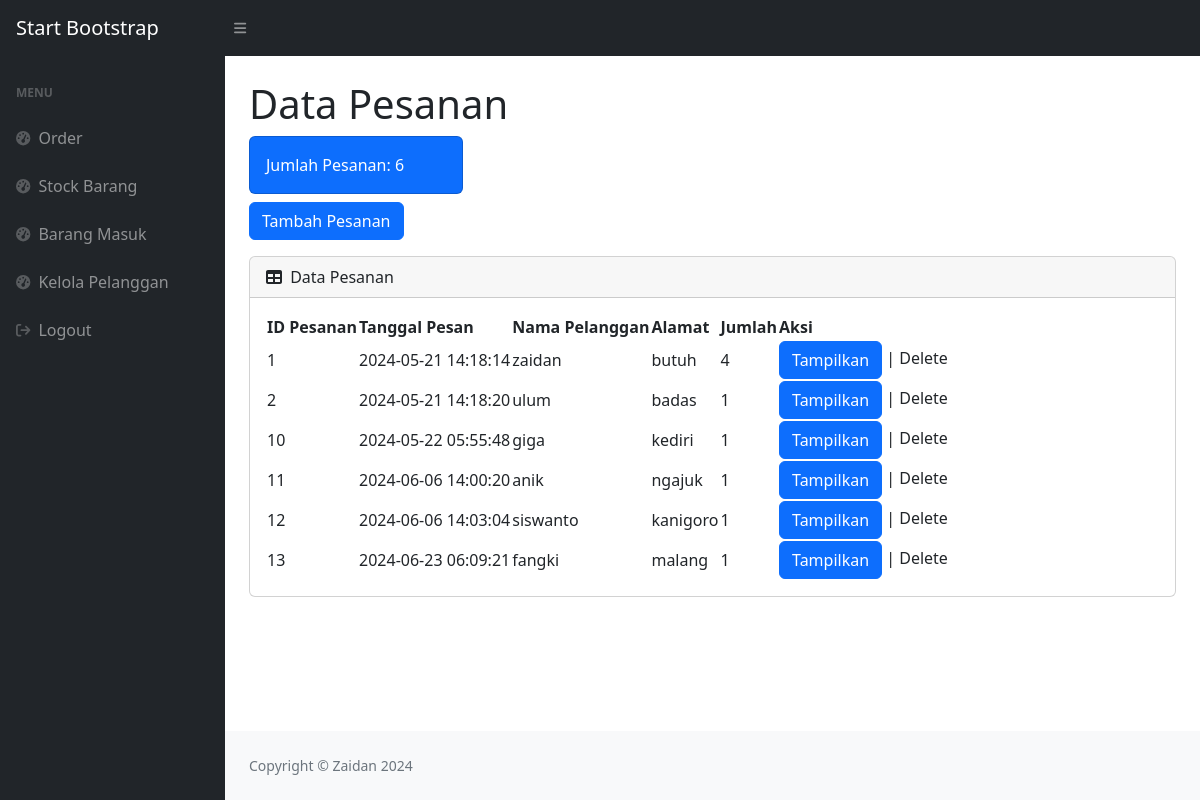
The app's page /index.php (signed in) with its own data.
### tables this page shows
CREATE TABLE `pesanan` (
  `id_pesanan` int NOT NULL,
  `tgl_pesan` timestamp NOT NULL DEFAULT CURRENT_TIMESTAMP,
  `id_pelanggan` int NOT NULL
);

CREATE TABLE `pelanggan` (
  `id_pelanggan` int NOT NULL,
  `nama_pelanggan` varchar(30) NOT NULL,
  `notelp` varchar(16) NOT NULL,
  `alamat` varchar(50) NOT NULL
);

### index.php (the view, shortened to what this page needs)
<?php
require 'ceklogin.php';
$h1 = mysqli_query($koneksi, "SELECT * FROM pesanan");
$h2 = mysqli_num_rows($h1);
?>
<!DOCTYPE html>
<html lang="en">
    <head>
        <link href="https://cdn.jsdelivr.net/npm/simple-datatables@7.1.2/dist/style.min.css" rel="stylesheet" />
        <link href="css/styles.css" rel="stylesheet" />
    </head>
    <body class="sb-nav-fixed">
        <nav class="sb-topnav navbar navbar-expand navbar-dark bg-dark">
            <a class="navbar-brand ps-3" href="index.php">Start Bootstrap</a>
            <button class="btn btn-link btn-sm order-1 order-lg-0 me-4 me-lg-0" id="sidebarToggle" href="#!"><i class="fas fa-bars"></i></button>
        </nav>
        <div id="layoutSidenav">
            <div id="layoutSidenav_nav">
                <nav class="sb-sidenav accordion sb-sidenav-dark" id="sidenavAccordion">
                    <div class="sb-sidenav-menu">
                        <div class="nav">
                            <div class="sb-sidenav-menu-heading">Menu</div>
                            <a class="nav-link" href="index.php">
                                <div class="sb-nav-link-icon"><i class="fas fa-tachometer-alt"></i></div>
                                Order
                            </a>
                            <a class="nav-link" href="stock.php">
                                <div class="sb-nav-link-icon"><i class="fas fa-tachometer-alt"></i></div>
                                Stock Barang
                            </a>
                            <a class="nav-link" href="masuk.php">
                                <div class="sb-nav-link-icon"><i class="fas fa-tachometer-alt"></i></div>
                                Barang Masuk
                            </a>
                            <a class="nav-link" href="pelanggan.php">
                                <div class="sb-nav-link-icon"><i class="fas fa-tachometer-alt"></i></div>
                                Kelola Pelanggan
                            </a>
                            <a class="nav-link" href="logout.php">
                                <div class="sb-nav-link-icon"><i class="fa fa-sign-out"></i></div>
                                Logout
                            </a>
                        </div>
                    </div>
                </nav>
            </div>
            <div id="layoutSidenav_content">
                <main>
                    <div class="container-fluid px-4">
                        <h1 class="mt-4">Data Pesanan</h1>
                        <div class="row">
                            <div class="col-xl-3 col-md-6">
                                <div class="card bg-primary text-white mb-2">
                                    <div class="card-body">Jumlah Pesanan: <?= $h2;?> </div>
                                </div>
                                <div >
                                <button type="button" class="btn btn-primary" data-bs-toggle="modal" data-bs-target="#myModal">
                                    Tambah Pesanan
                                </button>
                                </div>
                            </div>
                        </div>
                        <div class="card mt-3 mb-4">
                            <div class="card-header">
                                <i class="fas fa-table me-1"></i>
                                Data Pesanan
                            </div>
                            <div class="card-body">
                                <table id="datatablesSimple">
                                    <thead>
                                        <tr>
                                            <th>ID Pesanan</th>
                                            <th>Tanggal Pesan</th>
                                            <th>Nama Pelanggan</th>
                                            <th>Alamat</th>
                                            <th>Jumlah</th>
                                            <th>Aksi</th>
                                        </tr>
                                    </thead>
                                    <tbody>
                                    <?php
                                        $getpesanan = mysqli_query($koneksi,
                                        "SELECT * FROM pesanan p, pelanggan pl WHERE p.id_pelanggan=pl.id_pelanggan");
                                        while ($p = mysqli_fetch_array($getpesanan)) {
                                            $id_pesanan = $p['id_pesanan'];
                                            $tanggal = $p['tgl_pesan'];
                                            $nama_pelanggan = $p['nama_pelanggan'];
                                            $alamat = $p['alamat'];
                                            $hitungjumlah = mysqli_query($koneksi, "SELECT * FROM detail_pesanan WHERE id_pesanan='$id_pesanan'");
                                            $jumlah = mysqli_num_rows($hitungjumlah);
                                        ?>
                                        <tr>
                                            <td><?= $id_pesanan ?></td>
                                            <td><?= $tanggal; ?></td>
                                            <td><?= $nama_pelanggan; ?></td>
                                            <td><?= $alamat ?></td>
                                            <td><?= $jumlah ?></td>
                                            <td><a href="view.php?idp= <?= $id_pesanan; ?>" class="btn btn-primary" target="_blank">Tampilkan</a> | Delete</td>
                                        </tr>
                                        <?php
                                            };
                                        ?>
                                    </tbody>
                                </table>
                            </div>
                        </div>
                    </div>
                </main>
                <footer class="py-4 bg-light mt-auto">
                    <div class="container-fluid px-4">
                        <div class="d-flex align-items-center justify-content-between small">
                            <div class="text-muted">Copyright &copy; Zaidan 2024</div>
                        </div>
                    </div>
                </footer>
            </div>
        </div>
    </body>
</html>

### records on screen
pesanan: id_pesanan "1", tgl_pesan "2024-05-21 14:18:14", id_pelanggan.nama_pelanggan "zaidan", id_pelanggan.alamat "butuh", jumlah "4"
pesanan: id_pesanan "2", tgl_pesan "2024-05-21 14:18:20", id_pelanggan.nama_pelanggan "ulum", id_pelanggan.alamat "badas", jumlah "1"
pesanan: id_pesanan "10", tgl_pesan "2024-05-22 05:55:48", id_pelanggan.nama_pelanggan "giga", id_pelanggan.alamat "kediri", jumlah "1"
pesanan: id_pesanan "11", tgl_pesan "2024-06-06 14:00:20", id_pelanggan.nama_pelanggan "anik", id_pelanggan.alamat "ngajuk", jumlah "1"
pesanan: id_pesanan "12", tgl_pesan "2024-06-06 14:03:04", id_pelanggan.nama_pelanggan "siswanto", id_pelanggan.alamat "kanigoro", jumlah "1"
pesanan: id_pesanan "13", tgl_pesan "2024-06-23 06:09:21", id_pelanggan.nama_pelanggan "fangki", id_pelanggan.alamat "malang", jumlah "1"

### other values on screen
$h2 "6"
